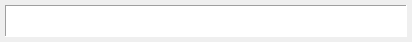
<?xml version="1.0" encoding="UTF-8"?>
<ui version="4.0">
 <class>ColorDialog</class>
 <widget class="QDialog" name="ColorDialog">
  <property name="geometry">
   <rect>
    <x>0</x>
    <y>0</y>
    <width>411</width>
    <height>41</height>
   </rect>
  </property>
  <property name="sizePolicy">
   <sizepolicy hsizetype="Minimum" vsizetype="Minimum">
    <horstretch>0</horstretch>
    <verstretch>0</verstretch>
   </sizepolicy>
  </property>
  <property name="windowTitle">
   <string>Select Color</string>
  </property>
  <layout class="QVBoxLayout" name="verticalLayout">
   <property name="leftMargin">
    <number>5</number>
   </property>
   <property name="topMargin">
    <number>5</number>
   </property>
   <property name="rightMargin">
    <number>5</number>
   </property>
   <property name="bottomMargin">
    <number>5</number>
   </property>
   <item>
    <widget class="QGraphicsView" name="view">
     <property name="sizePolicy">
      <sizepolicy hsizetype="Fixed" vsizetype="Fixed">
       <horstretch>0</horstretch>
       <verstretch>0</verstretch>
      </sizepolicy>
     </property>
     <property name="minimumSize">
      <size>
       <width>402</width>
       <height>32</height>
      </size>
     </property>
     <property name="maximumSize">
      <size>
       <width>402</width>
       <height>32</height>
      </size>
     </property>
     <property name="sizeIncrement">
      <size>
       <width>0</width>
       <height>0</height>
      </size>
     </property>
     <property name="acceptDrops">
      <bool>false</bool>
     </property>
     <property name="frameShape">
      <enum>QFrame::Panel</enum>
     </property>
     <property name="frameShadow">
      <enum>QFrame::Sunken</enum>
     </property>
     <property name="lineWidth">
      <number>1</number>
     </property>
     <property name="midLineWidth">
      <number>0</number>
     </property>
     <property name="verticalScrollBarPolicy">
      <enum>Qt::ScrollBarAlwaysOff</enum>
     </property>
     <property name="horizontalScrollBarPolicy">
      <enum>Qt::ScrollBarAlwaysOff</enum>
     </property>
     <property name="sizeAdjustPolicy">
      <enum>QAbstractScrollArea::AdjustIgnored</enum>
     </property>
     <property name="sceneRect">
      <rectf>
       <x>0.000000000000000</x>
       <y>0.000000000000000</y>
       <width>400.000000000000000</width>
       <height>60.000000000000000</height>
      </rectf>
     </property>
    </widget>
   </item>
  </layout>
 </widget>
 <resources/>
 <connections/>
</ui>
